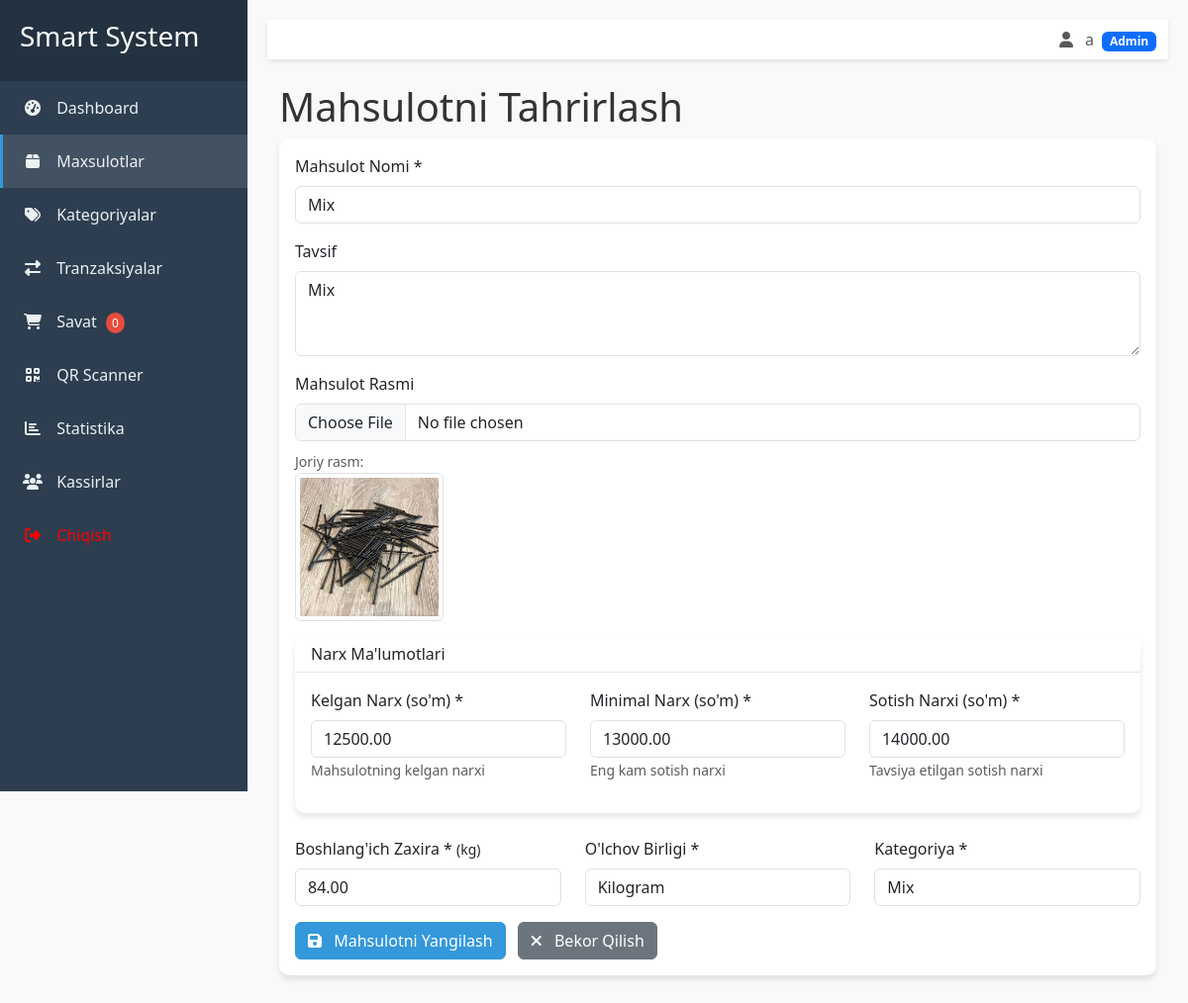
Screenshot of /products/1/edit/ (signed in) with the database file from the repository.
### app/models.py (models this page shows, shortened)
class Product(models.Model):
    UNIT_TYPES = (
        ('piece', 'Dona'),
        ('kg', 'Kilogram'),
    )
    name = models.CharField(max_length=200)
    description = models.TextField(blank=True, null=True)
    cost_price = models.DecimalField(max_digits=10, decimal_places=2)
    min_sale_price = models.DecimalField(max_digits=10, decimal_places=2)
    sale_price = models.DecimalField(max_digits=10, decimal_places=2)
    stock = models.DecimalField(max_digits=10, decimal_places=2, default=0.00)
    unit_type = models.CharField(max_length=10, choices=UNIT_TYPES, default='piece')
    category = models.ForeignKey(Category, on_delete=models.CASCADE, related_name='products')
    created_at = models.DateTimeField(auto_now_add=True)
    updated_at = models.DateTimeField(auto_now=True)
    qr_code = models.ImageField(upload_to='qr_codes/', blank=True, null=True)
    image = models.ImageField(upload_to='product_images/', blank=True, null=True)

### app/views.py (the view)
# urls.py: path('products/<int:pk>/edit/', views.product_edit, name='product_edit'),
@login_required
@user_passes_test(lambda u: u.is_staff)
def product_edit(request, pk):
    product = get_object_or_404(Product, pk=pk)
    old_stock = product.stock
    if request.method == 'POST':
        form = ProductForm(request.POST, request.FILES, instance=product)
        if form.is_valid():
            product = form.save()
            new_stock = product.stock
            if new_stock != old_stock:
                if new_stock > old_stock:
                    Transaction.objects.create(
                        product=product,
                        quantity=new_stock - old_stock,
                        transaction_type='IN',
                        user=request.user,
                        notes='Stock updated during product edit'
                    )
                else:
                    Transaction.objects.create(
                        product=product,
                        quantity=old_stock - new_stock,
                        transaction_type='OUT',
                        user=request.user,
                        notes='Stock updated during product edit'
                    )
            messages.success(request, f'Product "{product.name}" has been updated successfully.')
            return redirect('product_detail', pk=product.pk)
    else:
        form = ProductForm(instance=product)
    return render(request, 'inventory_app/product_form.html', {
        'form': form,
        'product': product,
        'title': 'Edit Product'
    })

### app/forms.py (shortened to what this page needs)
class ProductForm(forms.ModelForm):
    class Meta:
        model = Product
        fields = ['name', 'description', 'cost_price', 'min_sale_price', 'sale_price', 'stock', 'unit_type', 'category', 'image']
        widgets = {
            'name': forms.TextInput(attrs={'class': 'form-control'}),
            'description': forms.Textarea(attrs={'class': 'form-control', 'rows': 3}),
            'cost_price': forms.NumberInput(attrs={'class': 'form-control', 'step': '0.01'}),
            'min_sale_price': forms.NumberInput(attrs={'class': 'form-control', 'step': '0.01'}),
            'sale_price': forms.NumberInput(attrs={'class': 'form-control', 'step': '0.01'}),
            'stock': forms.NumberInput(attrs={'class': 'form-control', 'step': '0.01'}),
            'unit_type': forms.Select(attrs={'class': 'form-control'}),
            'category': forms.Select(attrs={'class': 'form-control'}),
            'image': forms.FileInput(attrs={'class': 'form-control'}),
        }
        labels = {
            'cost_price': 'Kelgan Narx (so\'m)',
            'min_sale_price': 'Minimal Narx (so\'m)',
            'sale_price': 'Sotish Narxi (so\'m)',
        }

### app/models.py (called while the page is built)
    def __str__(self):
        return self.name

### templates/inventory_app/product_form.html (shortened to what this page needs)
{% extends 'inventory_app/base.html' %}
{% block content %}
<div class="container-fluid">
    <h1>{% if product %}Mahsulotni Tahrirlash{% else %}Yangi Mahsulot Qo'shish{% endif %}</h1>
    <div class="card">
        <div class="card-body">
            <form method="post" enctype="multipart/form-data" id="product-form">
                <div class="row">
                    <div class="col-md-12 mb-3">
                        <label for="{{ form.name.id_for_label }}" class="form-label">Mahsulot Nomi *</label>
                        {{ form.name }}
                    </div>
                </div>
                <div class="row">
                    <div class="col-md-12 mb-3">
                        <label for="{{ form.description.id_for_label }}" class="form-label">Tavsif</label>
                        {{ form.description }}
                    </div>
                </div>
                <div class="row">
                    <div class="col-md-12 mb-3">
                        <label for="{{ form.image.id_for_label }}" class="form-label">Mahsulot Rasmi</label>
                        {{ form.image }}
                        {% if product and product.image %}
                            <div class="mt-2">
                                <small class="text-muted">Joriy rasm:</small><br>
                                <img src="{{ product.image.url }}" alt="Joriy mahsulot rasmi" class="img-thumbnail" style="max-width: 150px;">
                            </div>
                        {% endif %}
                    </div>
                </div>
                <div class="card mb-4">
                    <div class="card-header">
                        <h6 class="mb-0">Narx Ma'lumotlari</h6>
                    </div>
                    <div class="card-body">
                        <div class="row">
                            <div class="col-md-4 mb-3">
                                <label for="{{ form.cost_price.id_for_label }}" class="form-label">{{ form.cost_price.label }} *</label>
                                {{ form.cost_price }}
                                <small class="text-muted">Mahsulotning kelgan narxi</small>
                            </div>
                            <div class="col-md-4 mb-3">
                                <label for="{{ form.min_sale_price.id_for_label }}" class="form-label">{{ form.min_sale_price.label }} *</label>
                                {{ form.min_sale_price }}
                                <small class="text-muted">Eng kam sotish narxi</small>
                            </div>
                            <div class="col-md-4 mb-3">
                                <label for="{{ form.sale_price.id_for_label }}" class="form-label">{{ form.sale_price.label }} *</label>
                                {{ form.sale_price }}
                                <small class="text-muted">Tavsiya etilgan sotish narxi</small>
                            </div>
                        </div>
                    </div>
                </div>
                <div class="row">
                    <div class="col-md-4 mb-3">
                        <label for="{{ form.stock.id_for_label }}" class="form-label">Boshlang'ich Zaxira * <small id="stock-unit"></small></label>
                        {{ form.stock }}
                    </div>
                    <div class="col-md-4 mb-3">
                        <label for="{{ form.unit_type.id_for_label }}" class="form-label">O'lchov Birligi *</label>
                        {{ form.unit_type }}
                    </div>
                    <div class="col-md-4 mb-3">
                        <label for="{{ form.category.id_for_label }}" class="form-label">Kategoriya *</label>
                        {{ form.category }}
                    </div>
                </div>
                <div class="row">
                    <div class="col-12">
                        <button type="submit" class="btn btn-primary me-2">
                            <i class="fas fa-save me-2"></i>
                            {% if product %}Mahsulotni Yangilash{% else %}Mahsulot Yaratish{% endif %}
                        </button>
                        <a href="{% url 'product_list' %}" class="btn btn-secondary">
                            <i class="fas fa-times me-2"></i> Bekor Qilish
                        </a>
                    </div>
                </div>
            </form>
        </div>
    </div>
</div>
{% endblock %}

### templates/inventory_app/base.html (shortened to what this page needs)
<!DOCTYPE html>
<html lang="en">
<head>
    <link href="https://cdn.jsdelivr.net/npm/bootstrap@5.3.0/dist/css/bootstrap.min.css" rel="stylesheet">
    <link rel="stylesheet" href="https://cdnjs.cloudflare.com/ajax/libs/font-awesome/6.4.0/css/all.min.css">
</head>
<body>
    {% if user.is_authenticated %}
    <div class="sidebar" id="sidebar">
        <div class="sidebar-header">
            <h3>Smart System</h3>
        </div>
        <ul class="sidebar-menu">
            <li>
                <a href="{% url 'dashboard' %}" class="{% if request.path == '/' %}active{% endif %}">
                    <i class="fas fa-tachometer-alt"></i> Dashboard
                </a>
            </li>
            <li>
                <a href="{% url 'product_list' %}" class="{% if '/products/' in request.path %}active{% endif %}">
                    <i class="fas fa-box"></i> Maxsulotlar
                </a>
            </li>
            {% if user.is_staff %}
            <li>
                <a href="{% url 'category_list' %}" class="{% if '/categories/' in request.path %}active{% endif %}">
                    <i class="fas fa-tags"></i> Kategoriyalar
                </a>
            </li>
            <li>
                <a href="{% url 'transaction_list' %}" class="{% if '/transactions/' in request.path %}active{% endif %}">
                    <i class="fas fa-exchange-alt"></i> Tranzaksiyalar
                </a>
            </li>
            {% endif %}
            <li>
                <a href="{% url 'cart_view' %}" class="{% if '/cart/' in request.path %}active{% endif %}">
                    <i class="fas fa-shopping-cart"></i> Savat
                    <span id="cart-count" class="cart-badge">0</span>
                </a>
            </li>
            <li>
                <a href="{% url 'qr_scanner' %}" class="{% if '/qr-scanner/' in request.path %}active{% endif %}">
                    <i class="fas fa-qrcode"></i> QR Scanner
                </a>
            </li>
            {% if user.is_staff %}
            <li>
                <a href="{% url 'statistics' %}" class="{% if '/statistics/' in request.path %}active{% endif %}">
                    <i class="fas fa-chart-bar"></i> Statistika
                </a>
            </li>
            <li>
                <a href="{% url 'user_list' %}"  class="{% if '/users/' in request.path %}active{% endif %}">
                    <i class="fas fa-users"></i> Kassirlar
                </a>
            </li>
            {% endif %}
            <li>
                <a href="{% url 'logout' %}" style="color: red;">
                    <i class="fas fa-sign-out-alt"></i> Chiqish
                </a>
            </li>
        </ul>
    </div>
    {% endif %}
    <div class="content" id="content">
        {% if user.is_authenticated %}
        <nav class="navbar navbar-expand-lg navbar-light mb-4">
            <div class="container-fluid">
                <div class="ms-auto">
                    <span class="navbar-text">
                        <i class="fas fa-user me-2"></i> {{ user.username }}
                        {% if user.is_staff %}
                        <span class="badge bg-primary ms-1">Admin</span>
                        {% endif %}
                    </span>
                </div>
            </div>
        </nav>
        {% endif %}
        {% block content %}{% endblock %}
    </div>
</body>
</html>

### templates/inventory_app/base.html (style rules this page uses)
:root { --primary-color: #3498db; --secondary-color: #2ecc71; --danger-color: #e74c3c; --warning-color: #f39c12; --dark-color: #2c3e50; }
body { font-family: 'Segoe UI', Tahoma, Geneva, Verdana, sans-serif; background-color: #f8f9fa; color: #333; }
.sidebar { background-color: var(--dark-color); color: white; min-height: 100vh; position: fixed; top: 0; left: 0; width: 250px; z-index: 100; transition: all 0.3s; }
.sidebar-header { padding: 20px; background-color: rgba(0, 0, 0, 0.2); }
.sidebar-menu { padding: 0; list-style: none; }
.sidebar-menu li { margin: 0; padding: 0; }
.sidebar-menu li a { padding: 15px 20px; display: block; color: #ecf0f1; text-decoration: none; transition: all 0.3s; border-left: 3px solid transparent; }
.sidebar-menu li a:hover, .sidebar-menu li a.active { background-color: rgba(255, 255, 255, 0.1); border-left-color: var(--primary-color); }
.sidebar-menu li a i { margin-right: 10px; width: 20px; text-align: center; }
.content { margin-left: 250px; padding: 20px; transition: all 0.3s; }
.navbar { background-color: white; box-shadow: 0 2px 5px rgba(0, 0, 0, 0.1); }
.card { border-radius: 10px; box-shadow: 0 4px 6px rgba(0, 0, 0, 0.1); margin-bottom: 20px; border: none; }
.card-header { background-color: white; border-bottom: 1px solid rgba(0, 0, 0, 0.1); font-weight: bold; }
.btn-primary { background-color: var(--primary-color); border-color: var(--primary-color); }
.cart-badge { background-color: var(--danger-color); color: white; border-radius: 50%; padding: 2px 6px; font-size: 0.75em; margin-left: 5px; }

### rows the page displays
Product: name "Mix", description "Mix", image (picture), cost_price "12500.00", min_sale_price "13000.00", sale_price "14000.00", stock "84.00", unit_type "Kilogram", category "Mix"

### other values shown
{{ user.username }} "a"
